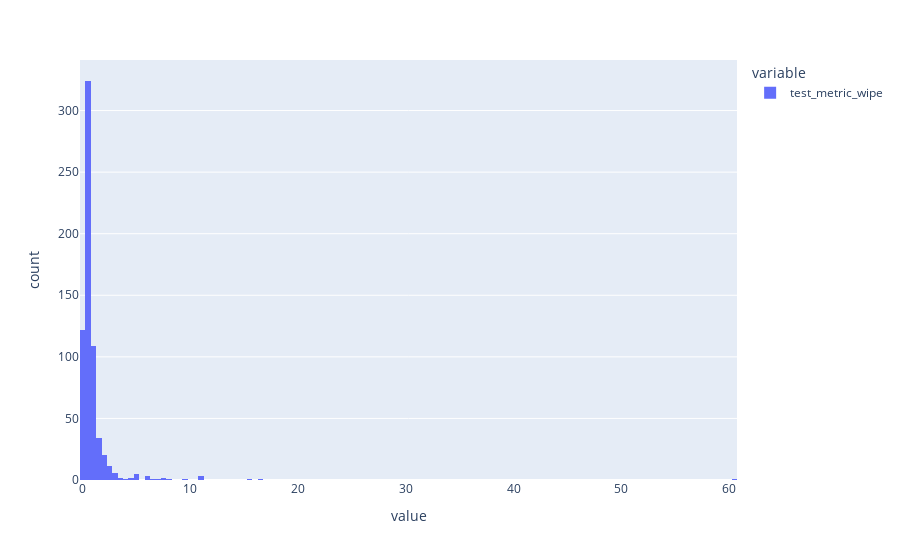

This figure's notebook cell:
### Code cell
debt_market_df['test_metric_wipe'].hist()

### Figure 1 — Plotly figure (JSON) as saved in the notebook; plotly's stock layout.template omitted (floating-point values rounded to 4 significant figures; data arrays with more than 128 entries replaced by an {"elided": "..."} marker saying what was removed)
{"data": [{"alignmentgroup": "True", "bingroup": "x", "hovertemplate": "variable=test_metric_wipe<br>value=%{x}<br>count=%{y}<extra></extra>", "legendgroup": "test_metric_wipe", "marker": {"color": "#636efa"}, "name": "test_metric_wipe", "offsetgroup": "test_metric_wipe", "orientation": "v", "showlegend": true, "type": "histogram", "x": {"elided": "652 float values"}, "xaxis": "x", "yaxis": "y"}], "layout": {"barmode": "relative", "legend": {"title": {"text": "variable"}, "tracegroupgap": 0}, "margin": {"t": 60}, "xaxis": {"anchor": "y", "domain": [0, 1], "title": {"text": "value"}}, "yaxis": {"anchor": "x", "domain": [0, 1], "title": {"text": "count"}}}}
